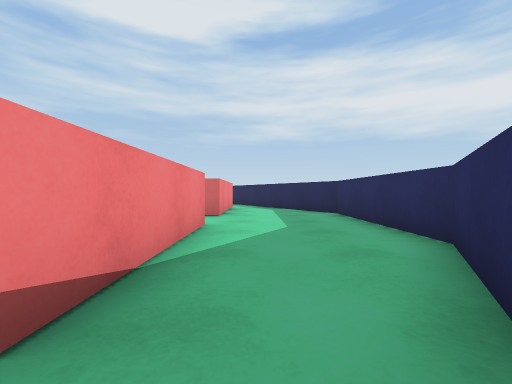
[1] (above)

24 first-person views from a walk through a 3-D level made in the Unity game engine. The camera is 0.66 m above the floor, looks level and sees 90° across. The floor is counted in squares, 1 m on a side. Each view is taken from the middle of a square. On the plan, view 1 faces up. The plan holds only what a view shows up to about 9 squares ahead; the rest is blank.

[2]
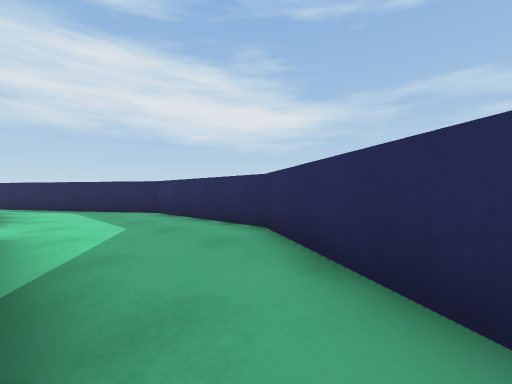

[3]
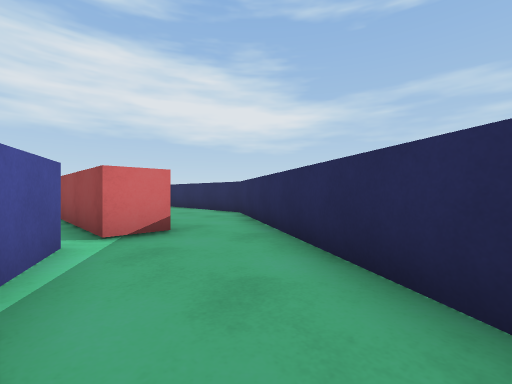

[4]
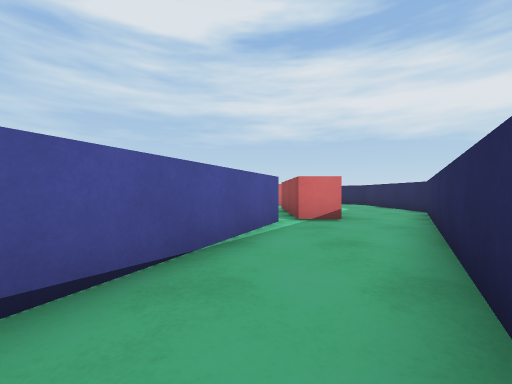

[5]
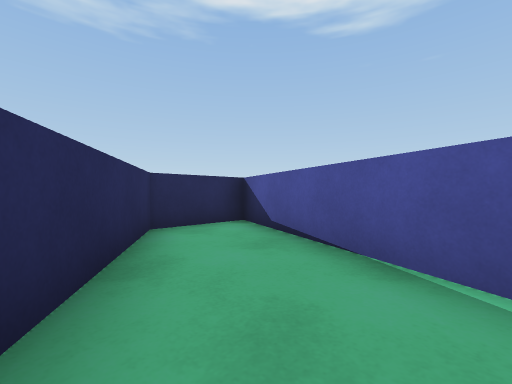

[6]
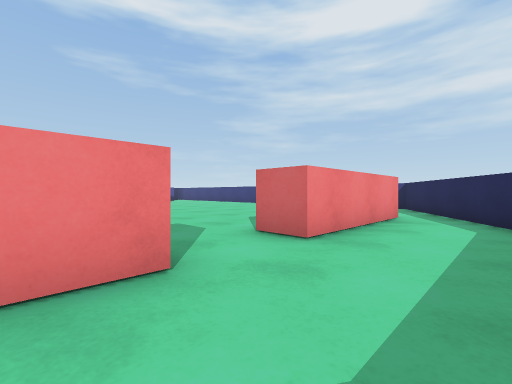

[7]
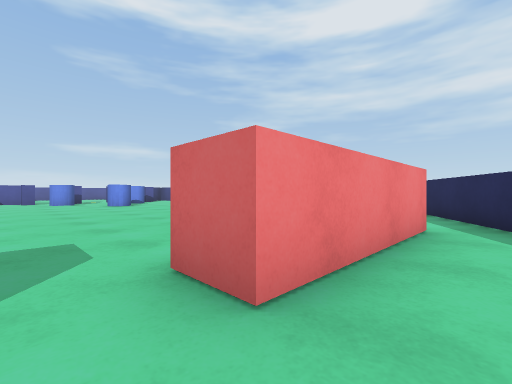

[8]
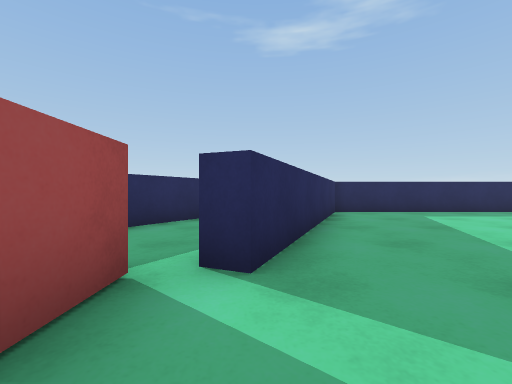

[9]
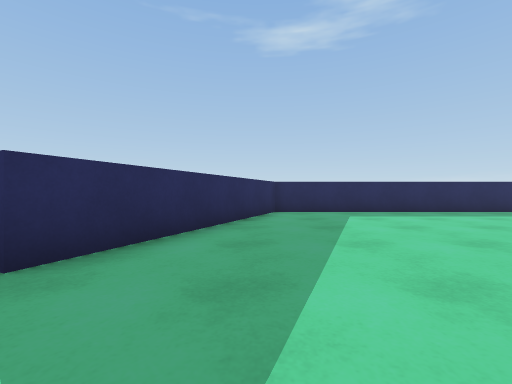

[10]
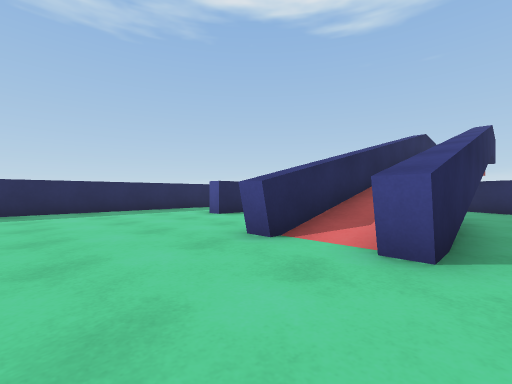

[11]
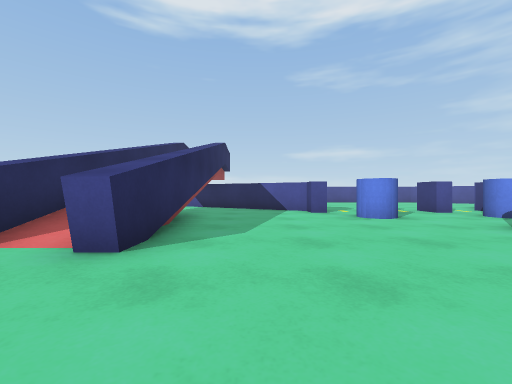

[12]
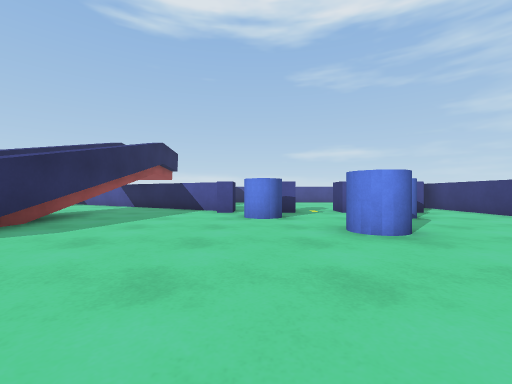

[13]
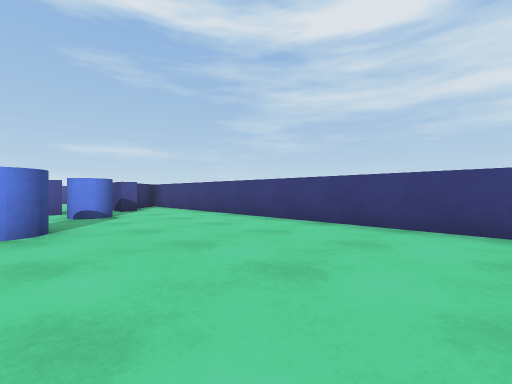

[14]
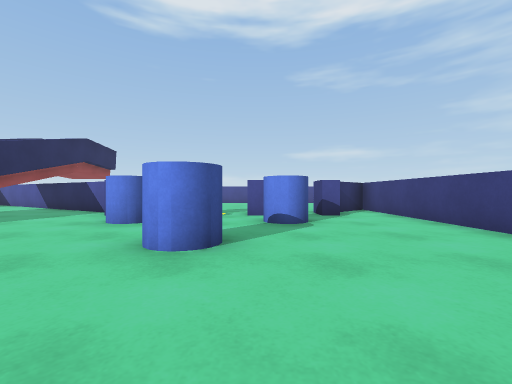

[15]
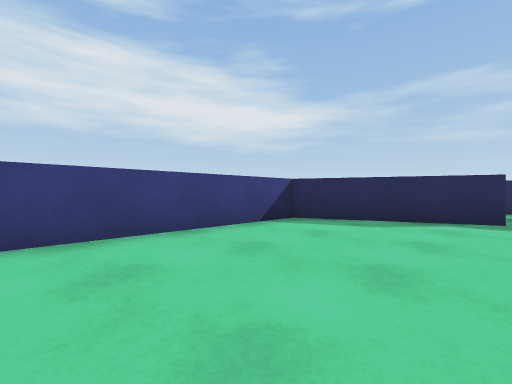

[16]
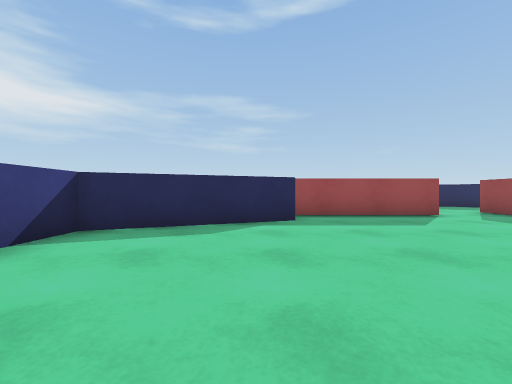

[17]
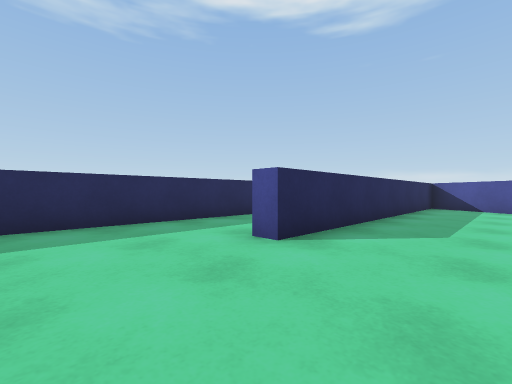

[18]
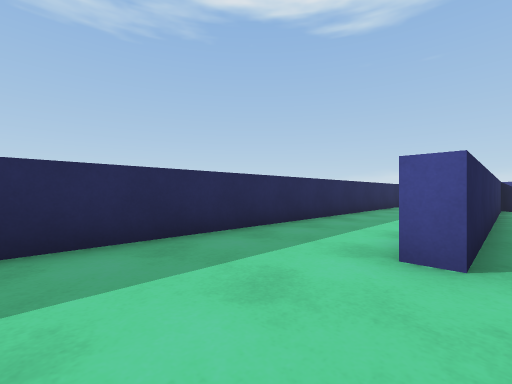

[19]
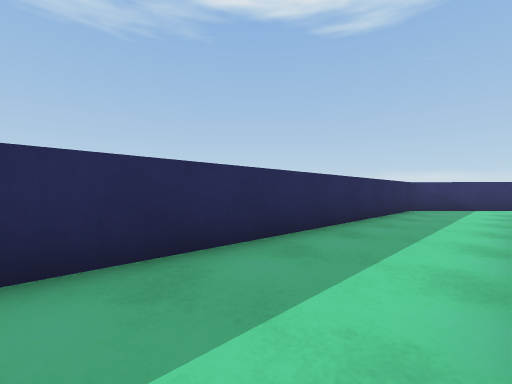

[20]
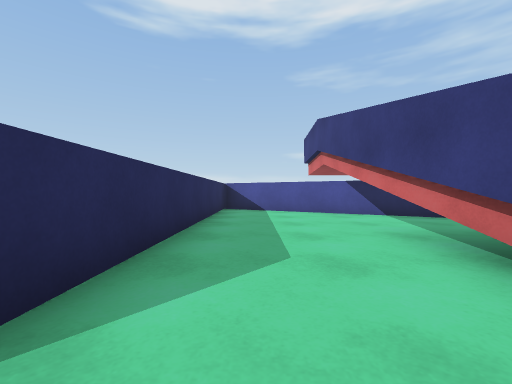

[21]
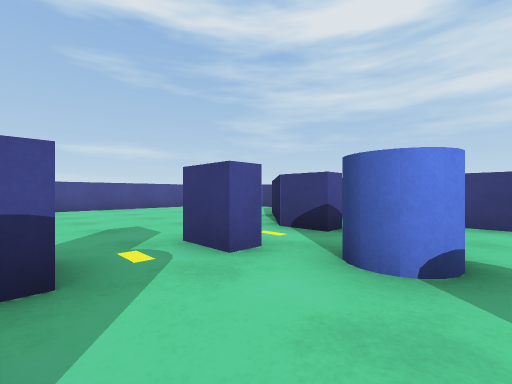

[22]
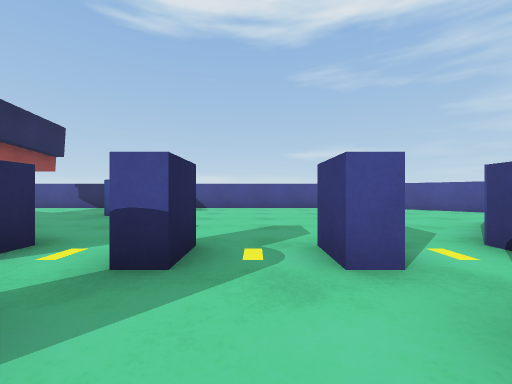

[23]
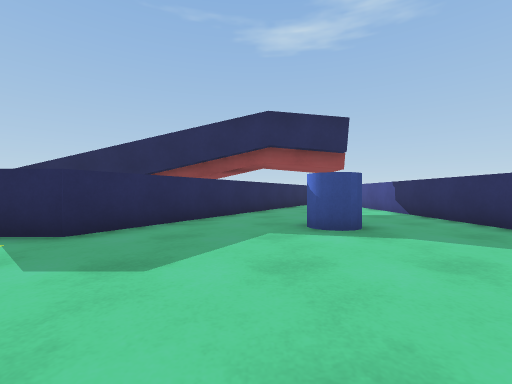

[24]
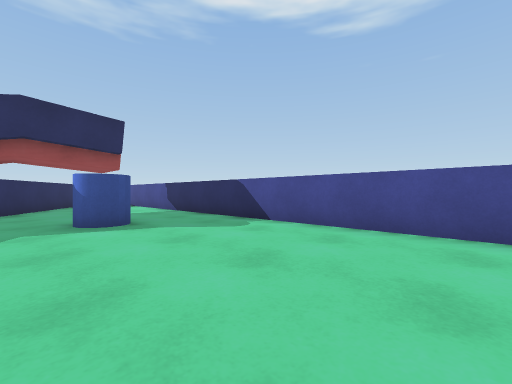

### Floor plan
Points are (right, up) in squares from view 1. A wall is a line through its corners. A room is listed if a view was taken in it or the views show most of it. See-through windows are left out.
Room 1 (views 1, 6, 7)
walls: (-1, 5) (-1, 1); (-1, 11.1) (-1, 7); (0.1, -0.7) (2.5, 3.3) (2.5, 7.9) (-1, 13.7)
ways out: opening at (-1, 0) to room 2; opening at (-1.5, 6) to room 4
Room 2 (views 2, 3, 5)
walls: (-2.5, 0.7) (-4.1, -3.2); (-1, 1) (-2, 1); (-2, -4) (0.1, -0.7)
ways out: opening at (-1, 0) to room 1; opening at (-3, -4) to room 3
Room 3 (view 4)
walls: (-4.1, -3.2) (-5.1, -5.5) (-2.9, -5.5) (-2, -4)
ways out: opening at (-3, -4) to room 2
Room 4 (views 8, 9, 10, 11, 12, 13, 14, 15, 16, 17, 18, 19, 20, 21, 22, 23, 24)
walls: (-16.4, 3.5) (-11.7, 3.5) (-11.7, 3); (-18.2, 6.2) (-23.1, -2.3) (-13.7, -2.3) (-13.7, -2.9); (-15.1, 1.2) (-18.2, 1.2); (-18.2, 3.2) (-16.4, 3.2); (-15, 1) (-16.5, 1); (-18.2, 1.5) (-11.7, 1.5) (-11.7, 1); (-18.5, 13.2) (-20, 14.7); (-19, 14.4) (-18.3, 13.7); (-22.2, 0.4) (-18.5, 6.7); (-2, 5) (-1, 5); (-3, 11) (-4.7, 15) (-19, 15); (-25.5, 12) (-25.5, 2); (-2, 1) (-2, 4.4); (-1, 7) (-2, 7) (-2, 11); (-25.5, -2.9) (-23.1, -5.5) (-5.6, -5.5) (-3, 0.9) (-2.5, 0.7); (-23.2, 17.3) (-24, 16.5)
ways out: opening at (-1.5, 6) to room 1
objects: blue cylinder (-23, 6) to (-22, 6); blue block (-18, 7) to (-17, 7); blue block (-18, 9) to (-17, 9); blue block (-18, 11) to (-17, 11); blue block (-18, 13) to (-17, 13); blue cylinder (-16, 8); blue cylinder (-16, 11) to (-16, 12); blue cylinder (-14, 10) to (-13, 10)

Positions as (right, up) in squares from view 1, and headings:
1: (0, 0), facing up
2: (-1, 0), facing up-right
3: (-3, -3), facing up-right
4: (-3, -5), facing up
5: (-1, -1), facing down-left
6: (1, 4), facing up-left
7: (0, 6), facing up-left
8: (-3, 3), facing down
9: (-5, 3), facing down
10: (-9, 4), facing down-left
11: (-9, 5), facing left
12: (-9, 8), facing left
13: (-8, 10), facing up-left
14: (-10, 11), facing left
15: (-10, 11), facing up-right
16: (-9, 12), facing right
17: (-11, 0), facing down-left
18: (-11, -2), facing down-left
19: (-13, -3), facing down-left
20: (-13, -1), facing left
21: (-15, 9), facing up-left
22: (-15, 10), facing left
23: (-21, 11), facing down
24: (-21, 12), facing down-left
